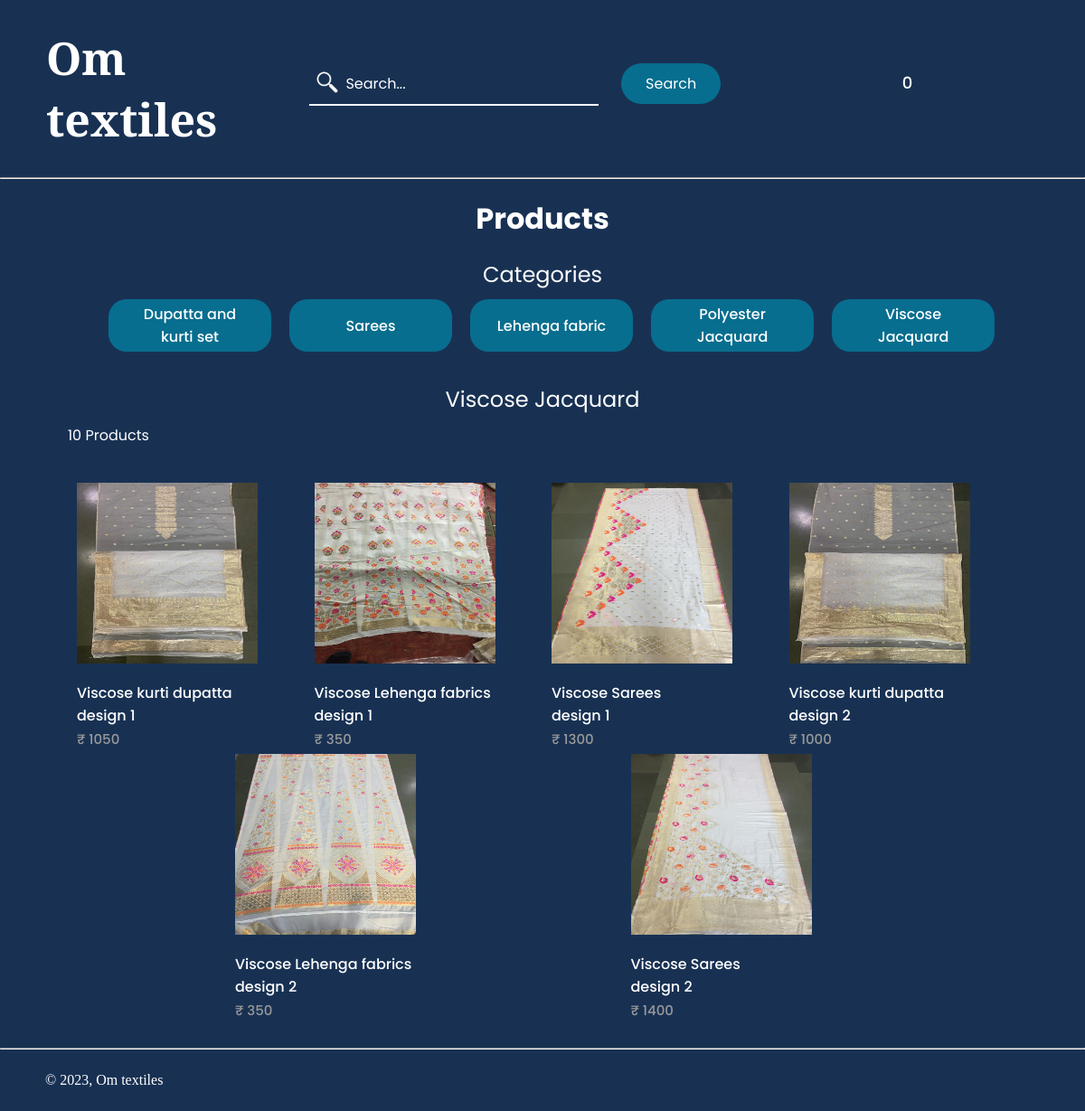
The page /category_Viscose_Jacquard.php on the database its author committed.
### tables this page shows
CREATE TABLE `products` (
  `id` int(11) NOT NULL,
  `p_name` varchar(200) NOT NULL,
  `p_description` text NOT NULL,
  `price` decimal(10,0) NOT NULL,
  `quantity` int(11) NOT NULL,
  `p_img` text NOT NULL,
  `date_added` date NOT NULL DEFAULT current_timestamp(),
  `product_keywords` varchar(200) NOT NULL,
  `category` varchar(200) NOT NULL
);

### functions.php (called while the page is built, shortened)
<?php
    $num_items_in_cart = isset($_SESSION['cart']) ? count($_SESSION['cart']) : 0;
?>

### category_Viscose_Jacquard.php (the view, shortened to what this page needs)
<?php
    include 'functions.php';
    $stmt = $dbconnect->prepare("SELECT * FROM products where id = 3 OR id = 4 OR id = 5 OR id = 8 OR id = 9 OR id = 10");
    $stmt->execute();
    $products = $stmt->fetchAll(PDO::FETCH_ASSOC);
    $total_products = $dbconnect->query('SELECT * FROM products')->rowCount();
?>
<html>
    <head>
        <link rel="stylesheet" href="category.css">
        <link rel="stylesheet" href="webfonts_css/all.css">
        <link rel="stylesheet" href="webfonts_css/sharp-light.css">
        <link rel="stylesheet" href="webfonts_css/sharp-regular.css">
        <link rel="stylesheet" href="webfonts_css/sharp-solid.css">
    </head>
    <body>
        <header class="navbar">
            <h1 class="logo">Om textiles</h1>
            <nav>
                <ul class="nav_links">
                    <li class="search">
                        <form class="search_form" method="get" action="search_products.php">
                            <input placeholder="Search..." class="search_input" type="search" id="search" name="search_input">
                            <img src="white_searchicon.png" id="icon">
                            <input type="submit" class="searchbtn" value="Search" name="search_btn">
                        </form>
                    </li>
                    <li><a href="index.php?page=Homepage"><i class="fa-thin fa-house fa-xl"></i></a></li>
                    <li><a href="index.php?page=products"><i class="fa-thin fa-clothes-hanger fa-xl"></i></a></li>
                    <li>
                        <a href="index.php?page=cart"><i class="fa-thin fa-cart-shopping fa-xl"></i></a>
                        <span><?=$num_items_in_cart?></span>
                    </li>
                    <li><a href="index.php?page=aboutUs"><i class="fa-thin fa-users-rectangle fa-xl"></i></a></li>
                    <li><a href="index.php?page=contactUs"><i class="fa-thin fa-phone fa-xl"></i></a></li>
                    <li><a href="index.php?page=Account"><i class="fa-thin fa-circle-user fa-xl"></i></a></li>
                </ul>
            </nav>
        </header>
        <hr>
        <main>
            <div class="products content-wrapper">
                <h1 class="productslabel">Products</h1>
                <p class="catlabel">Categories</p>
                <div class="categories">
                    <a class="cat" href="category_Dupatta_and_kurti_set.php"><button>Dupatta and kurti set</button></a>
                    <a class="cat" href="category_Sarees.php"><button>Sarees</button></a>
                    <a class="cat" href="category_Lehenga_fabric.php"><button>Lehenga fabric</button></a>
                    <a class="cat" href="category_Polyester_Jacquard.php"><button>Polyester Jacquard</button></a>
                    <a class="cat" href="category_Viscose_Jacquard.php"><button>Viscose Jacquard</button></a>
                </div>
                <br>
                <p class="catlabel">Viscose Jacquard</p>
                <p><?=$total_products?> Products</p>
                <div class="products-wrapper">
                    <?php foreach ($products as $product): ?>
                    <a href="index.php?page=product&id=<?=$product['id']?>" class="product">
                        <img src="Product Images/<?=$product['p_img']?>" width="200" height="200" alt="<?=$product['p_name']?>">
                        <span class="p_name"><?=$product['p_name']?></span>
                        <span class="price">
                            &#8377; <?=$product['price']?>
                        </span>
                    </a>
                    <?php endforeach; ?>
                </div>
            </div>
            <br>
        </main>
        <footer>
            <hr>
            <br>
            <p style="font-family: 'Cinzel', serif;">&copy; 2023, Om textiles</p>
            <br>
        </footer>
    </body>
</html>

### category.css (style rules this page uses)
* { box-sizing: border-box; margin: 0; padding: 0; font-family: "Poppins", sans-serif; }
body { background-color: rgb(24, 49, 83); font-family: 'Poppins', sans-serif; color: white; }
.logo { color:#ffffff; font-family: 'Cinzel', serif; padding-left: 15px; font-size: 50px; cursor: pointer; margin-right: auto; }
li, a, button { font-family: "Poppins", sans-serif; font-weight: 500; font-size: large; color: white; text-decoration: none; }
header { display: flex; justify-content: flex-end; align-items: center; padding: 30px 3%; }
.nav_links { list-style: none; }
.nav_links li { display: inline-block; padding: 0 20px; }
.nav_links li a { transition: all 0.3s ease 0s; }
.searchbtn { background-color: rgba(0,136,169,0.7); border: none; border-radius: 50px; cursor: pointer; transition: all 0.3s ease 0s; margin-left: 20px; margin-bottom: 10px; align-content: center; text-align: center; font-size: medium; height: 45px; width: 110px; padding-left: 0px; color: white; }
.search_input { background-color: rgb(24, 49, 83); outline: none; border: 0; border-bottom: 2px solid white; padding-top: 5px; padding-bottom: 10px; padding-left: 40px; font-size: 16px; color: white; width: 20rem; transition: all 200ms ease-in; }
::placeholder { color: rgb(255, 255, 255); }
.search { position: relative; padding: 0; margin: 0; }
#icon { position: absolute; bottom: 19px; left: 25px; width: 30px; height: 30px; }
.content-wrapper { width: 1050px; margin: 0 auto; }
.productslabel { font-family: "Poppins", sans-serif; padding: 20px 0; text-align: center; width: 100%; }
.categories { display: flex; justify-content: center; align-items: center; }
.catlabel { text-align: center; font-size: x-large; color: white; padding-bottom: 10px; }
button { padding: 0px 25px; background-color: rgba(0,136,169,0.7); border: none; border-radius: 20px; cursor: pointer; transition: all 0.3s ease 0s; margin-left: 20px; margin-bottom: 10px; align-content: center; width: 180px; height: 58px; text-align: center; font-size: medium; font-family: 'Poppins', sans-serif; }
main > .products .price { display: block; font-size: 15px; color: #999999; }
main .products .products-wrapper { display: flex; flex-wrap: wrap; align-items: center; justify-content: space-evenly; padding: 40px 0 0 0; }
main .products .products-wrapper .product { display: block; overflow: hidden; text-decoration: none; width: 25%; padding: 0px 10px 5px 10px; }
main .products .products-wrapper .product img { transform: scale(1); transition: transform 1s; }
main .products .products-wrapper .product .p_name { display: block; color: #ffffff; padding: 20px 0 2px 0; font-size: 16px; }
main .products .products-wrapper .product .price { display: block; color: #999999; font-size: 15px; }
footer { bottom: 0; width: 100%; }
footer p { margin-left: 50px; }

### rows shown on the page
products: p_img (picture), p_name "Viscose kurti dupatta design 1", price "1050"
products: p_img (picture), p_name "Viscose Lehenga fabrics design 1", price "350"
products: p_img (picture), p_name "Viscose Sarees design 1", price "1300"
products: p_img (picture), p_name "Viscose kurti dupatta design 2", price "1000"
products: p_img (picture), p_name "Viscose Lehenga fabrics design 2", price "350"
products: p_img (picture), p_name "Viscose Sarees design 2", price "1400"

### other values the page prints
$num_items_in_cart "0"
$total_products "10"
